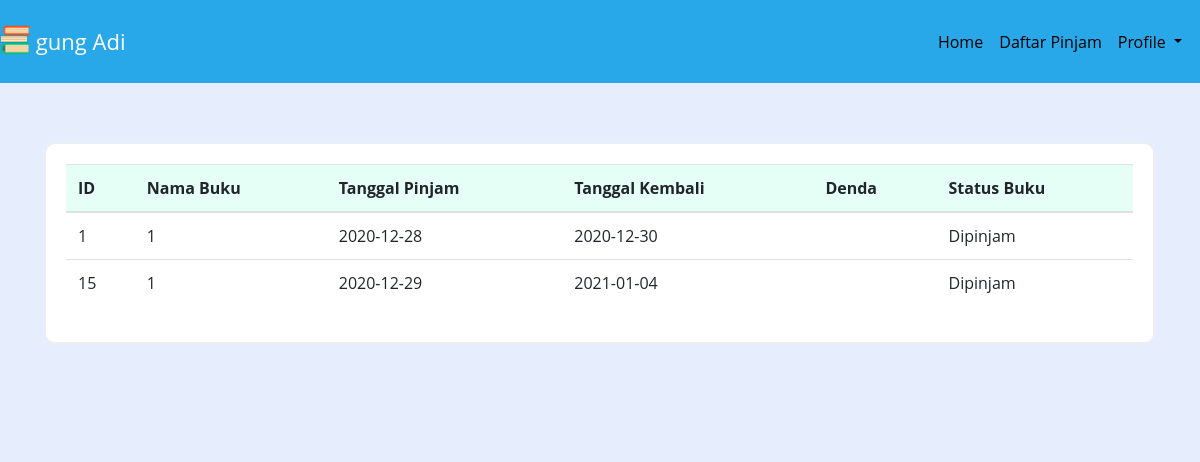
The page /daftarpinjam.php?id_user=1 (signed in) on the database its author committed.
### tables this page shows
CREATE TABLE `user` (
  `id_user` int(11) NOT NULL,
  `username` varchar(10) NOT NULL,
  `password` varchar(70) NOT NULL,
  `nama` varchar(30) NOT NULL,
  `alamat` varchar(80) NOT NULL,
  `email` varchar(40) NOT NULL,
  `no_hp` varchar(20) NOT NULL
);

CREATE TABLE `peminjaman` (
  `id_peminjaman` int(11) NOT NULL,
  `id_user` int(11) NOT NULL,
  `id_buku` int(11) NOT NULL,
  `tanggal_pinjam` date NOT NULL,
  `tanggal_kembali` date NOT NULL,
  `denda` varchar(25) NOT NULL,
  `status` varchar(30) NOT NULL
);

### daftarpinjam.php (the view, shortened to what this page needs)
<html>
<head>
  <link rel="stylesheet" href="bootstrap/css/bootstrap.min.css">
  <link rel="stylesheet" href="bootstrap//css/style.css">
  <link href="assets/css/style.css" rel="stylesheet">
</head>
<body style="background-color :#e6edfc;">
<?php
    include "koneksi.php";
    $usernameLoginNow = $_SESSION['username'];
    if (isset($_SESSION['status']) == 'user_login') {
      $sqlGetId = "select * from user where username ='$usernameLoginNow'";
      $resultID = mysqli_query($connect, $sqlGetId);
      if (mysqli_num_rows($resultID) > 0) {
          while ($row = mysqli_fetch_array($resultID)) {
              ?>
  <nav class="navbar navbar-expand-lg navbar-default">
    <a class="navbar-brand" href="#">
    <img src="bootstrap/logoa.png" width="30" height="30" class="d-inline-block align-top" alt="">
    gung Adi
  </a>
    <div class="collapse navbar-collapse" id="navbarSupportedContent">
      <ul class="navbar-nav my-2 my-lg-0">
<li class="nav-item active">
        <a class="nav-link" href="homepage.php">Home <span class="sr-only">(current)</span></a>
      </li>
      <li class="nav-item">
      <a class="nav-link" href="daftarpinjam.php?id_user=<?php echo $row['id_user'] ?>">Daftar Pinjam <span class="sr-only"></span></a>
            </li>
        <li class="nav-item dropdown">
          <a class="nav-link dropdown-toggle" href="#" id="navbarDropdown"data-display="static" data-toggle="dropdown" aria-haspopup="true">
          Profile
        </a>
        </li>
      </ul>
      </div>
  </nav>
  <?php
            }
          }
            ?>
    <section id="services" class="services section-bg">
    <div class="container">
        <div class="row">
        <div class="col-md-12">
            <div  class="content-box-large">
        <table class="table">
        <thead class="thead">
            <tr>
                <th>ID</th>
                <th>Nama Buku</th>
                <th>Tanggal Pinjam</th>
                <th>Tanggal Kembali</th>
                <th>Denda</th>
                <th>Status Buku</th>
                </thead>
                <?php
    include "koneksi.php";
    $id_user = $_GET['id_user'];
    $query = "select * from peminjaman where id_user ='$id_user'";
    $result = mysqli_query($connect, $query);
    if (mysqli_num_rows($result) > 0) { ?>
                <?php
	    while($res = mysqli_fetch_array($result)) {
        echo "<tr>";
        echo "<td>".$res['id_peminjaman']."</td>";
		echo "<td>".$res['id_buku']."</td>";
        echo "<td>".$res['tanggal_pinjam']."</td>";
        echo "<td>".$res['tanggal_kembali']."</td>";
		echo "<td>".$res['denda']."</td>";
        echo "<td>".$res['status']."</td>";
        }
	    ?>
            </tr>
        </table>
    </div>
    </section>
      <?php
    }
    ?>
  <?php
    } else {
      header("Location: login.php");
    }
    ?>
</body>
</html>

### assets/css/style.css (style rules this page uses)
body { font-family: "Open Sans", sans-serif; color: #444444; }
a { color: #14c871; }
section { padding: 60px 0; overflow: hidden; }
.section-bg { background-color :#e6edfc; }
thead { background-color: #e5fff7; }
.content-box, .content-box-large { margin-bottom:30px; background:#fff; border-radius:10px; padding:10px; border-left:1px solid #eee; border-top:1px solid #eee; border-right:2px solid #eee; border-bottom:2px solid #eee; }
.content-box-large { padding: 20px; }

### rows shown on the page
peminjaman: id_peminjaman "1", id_buku "1", tanggal_pinjam "2020-12-28", tanggal_kembali "2020-12-30", status "Dipinjam"
peminjaman: id_peminjaman "15", id_buku "1", tanggal_pinjam "2020-12-29", tanggal_kembali "2021-01-04", status "Dipinjam"
